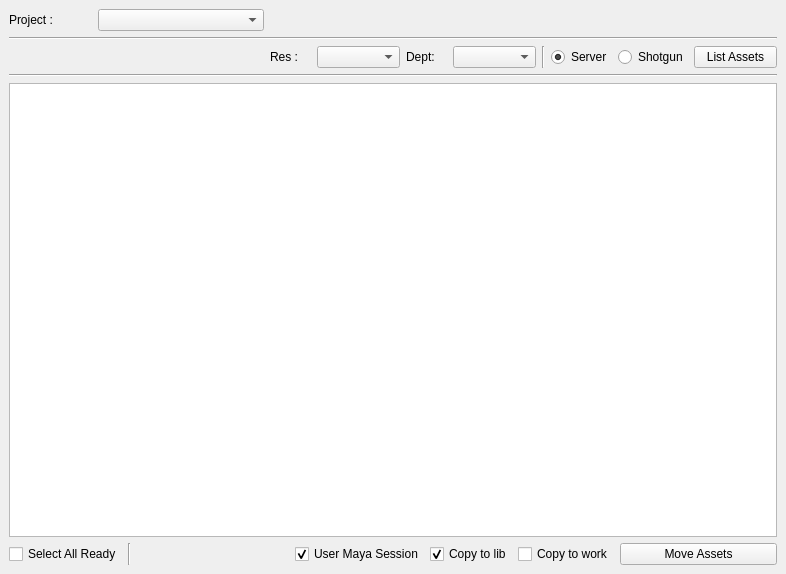
<?xml version="1.0" encoding="UTF-8"?>
<ui version="4.0">
 <class>AssetMoverUI</class>
 <widget class="QMainWindow" name="AssetMoverUI">
  <property name="geometry">
   <rect>
    <x>0</x>
    <y>0</y>
    <width>786</width>
    <height>574</height>
   </rect>
  </property>
  <property name="windowTitle">
   <string>MainWindow</string>
  </property>
  <widget class="QWidget" name="centralwidget">
   <layout class="QVBoxLayout" name="verticalLayout">
    <item>
     <layout class="QGridLayout" name="gridLayout_3" columnstretch="2,4,1,2,1,2,0,1,1,2">
      <item row="1" column="0" colspan="10">
       <widget class="Line" name="line">
        <property name="orientation">
         <enum>Qt::Horizontal</enum>
        </property>
       </widget>
      </item>
      <item row="2" column="4">
       <widget class="QLabel" name="label_5">
        <property name="text">
         <string>Dept: </string>
        </property>
       </widget>
      </item>
      <item row="2" column="5">
       <widget class="QComboBox" name="dept_comboBox"/>
      </item>
      <item row="2" column="3">
       <widget class="QComboBox" name="res_comboBox"/>
      </item>
      <item row="0" column="1">
       <widget class="QComboBox" name="project_comboBox"/>
      </item>
      <item row="0" column="2">
       <spacer name="horizontalSpacer_2">
        <property name="orientation">
         <enum>Qt::Horizontal</enum>
        </property>
        <property name="sizeHint" stdset="0">
         <size>
          <width>40</width>
          <height>20</height>
         </size>
        </property>
       </spacer>
      </item>
      <item row="2" column="9">
       <widget class="QPushButton" name="listAsset_pushButton">
        <property name="text">
         <string>List Assets</string>
        </property>
       </widget>
      </item>
      <item row="2" column="7">
       <widget class="QRadioButton" name="server_radioButton">
        <property name="text">
         <string>Server</string>
        </property>
        <property name="checked">
         <bool>true</bool>
        </property>
       </widget>
      </item>
      <item row="0" column="0">
       <widget class="QLabel" name="label_3">
        <property name="text">
         <string>Project : </string>
        </property>
       </widget>
      </item>
      <item row="2" column="8">
       <widget class="QRadioButton" name="shotgun_radioButton">
        <property name="text">
         <string>Shotgun</string>
        </property>
       </widget>
      </item>
      <item row="2" column="2">
       <widget class="QLabel" name="label_4">
        <property name="text">
         <string>Res : </string>
        </property>
       </widget>
      </item>
      <item row="2" column="6">
       <widget class="Line" name="line_3">
        <property name="orientation">
         <enum>Qt::Vertical</enum>
        </property>
       </widget>
      </item>
     </layout>
    </item>
    <item>
     <widget class="Line" name="line_2">
      <property name="orientation">
       <enum>Qt::Horizontal</enum>
      </property>
     </widget>
    </item>
    <item>
     <widget class="QTableWidget" name="tableWidget"/>
    </item>
    <item>
     <layout class="QHBoxLayout" name="horizontalLayout_2" stretch="0,0,2,0,1,1,2">
      <item>
       <widget class="QCheckBox" name="selectAll_checkBox">
        <property name="text">
         <string>Select All Ready</string>
        </property>
       </widget>
      </item>
      <item>
       <widget class="Line" name="line_4">
        <property name="orientation">
         <enum>Qt::Vertical</enum>
        </property>
       </widget>
      </item>
      <item>
       <spacer name="horizontalSpacer">
        <property name="orientation">
         <enum>Qt::Horizontal</enum>
        </property>
        <property name="sizeHint" stdset="0">
         <size>
          <width>40</width>
          <height>20</height>
         </size>
        </property>
       </spacer>
      </item>
      <item>
       <widget class="QCheckBox" name="maya_checkBox">
        <property name="text">
         <string>User Maya Session</string>
        </property>
        <property name="checked">
         <bool>true</bool>
        </property>
       </widget>
      </item>
      <item>
       <widget class="QCheckBox" name="checkBox">
        <property name="text">
         <string>Copy to lib</string>
        </property>
        <property name="checked">
         <bool>true</bool>
        </property>
       </widget>
      </item>
      <item>
       <widget class="QCheckBox" name="checkBox_2">
        <property name="text">
         <string>Copy to work</string>
        </property>
       </widget>
      </item>
      <item>
       <widget class="QPushButton" name="move_pushButton">
        <property name="text">
         <string>Move Assets</string>
        </property>
       </widget>
      </item>
     </layout>
    </item>
   </layout>
  </widget>
  <widget class="QMenuBar" name="menubar">
   <property name="geometry">
    <rect>
     <x>0</x>
     <y>0</y>
     <width>786</width>
     <height>21</height>
    </rect>
   </property>
  </widget>
 </widget>
 <resources/>
 <connections/>
</ui>
